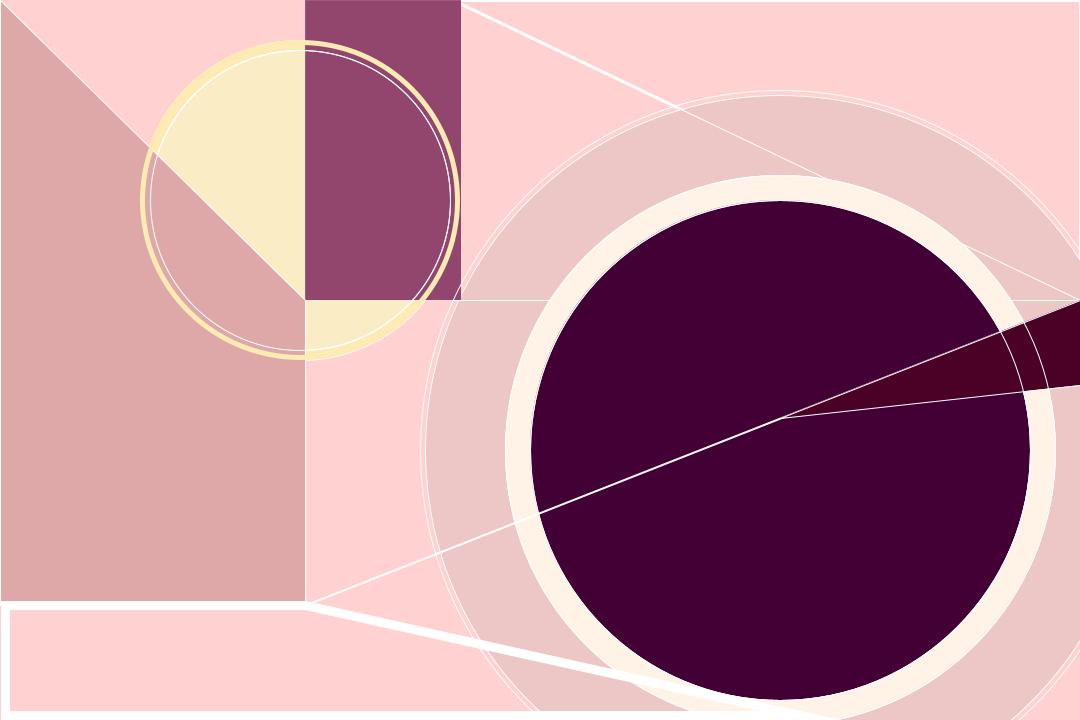
Frame 1 (no input)
Frame 60 (the mouse pressed at the canvas centre just before this capture): identical to frame 1, image omitted
Frame 120 (the mouse held since frame 60 and released just before this capture): identical to frame 1, image omitted

The Processing sketch that drew this single still picture (run headless with seeded random() and noise(); from frame 60 on, the mouse is pressed at the canvas centre):

// Processing sketch: ss1_Erica
// ── ss1_Erica.pde
//The colorful plates by Erica Kwon
void setup(){
  size (1080,720);
}
void draw(){
stroke (1000,1000,1000);
strokeWeight(2);
line (0,205,1080,685);
line ( 1080,555,0,605);

stroke (1000,1000,1000);
strokeWeight(2);
line (0,205,1080,685);
line ( 1080,555,0,605);

// left, up
noFill();
stroke (1000,1000,1032);
strokeWeight (4);
quad (4,4,200,0,305,400,0,500);

//left down
stroke (1000,1000,1000);
strokeWeight (3);
quad (0,500,305,400,800,720,0,720);


//start
background (255,209,209);
//size (1080,720);

stroke(1000,1000,1000);
triangle (453,0,1080,0,1080,300);

//largest one
strokeWeight(1);
fill (237,198,198);
ellipse (780,450,710,710);


noFill();
triangle (453,0,1080,0,1080,300);

line (453,300,1080,300);

//middle
fill(255,242,230);
ellipse (780,450,550,550);


//deep yellow circle
fill (254,235,180);
ellipse (300,200,320,320);

//yellow circle
fill (250,236,197);
ellipse (300,200,300,300);


//purple circle
fill (66,0,52);
ellipse (780,450,500,500);
// The Color Plates by Dawon Erica Kwon


strokeWeight (0);
fill (147,70,109);
rect(305,0,156,300);


strokeWeight (1);
noFill();
stroke (1000,1000,1000);
ellipse (300,200,300,300);


fill (222,168,168);
quad (0,0,305,300,305,605,0,605);
noFill ();
strokeWeight(9);
quad (5,605,305,605,800,715,5,715);
strokeWeight(2);
line (305,605,1080,300);

//deep yellow circle again
strokeWeight(5);
stroke (254,235,180);
ellipse (300,200,315,315);

//yellow circle stroke
strokeWeight (1);
stroke (1000,1000,1000);
noFill();
ellipse (300,200,300,300);


strokeWeight(1);
fill (75,0,37);
triangle (780,418,1080,300,1080,385);
noFill();
ellipse (780,450,500,500);
ellipse (780,450,550,550);
ellipse (780,450,720,720);
}
